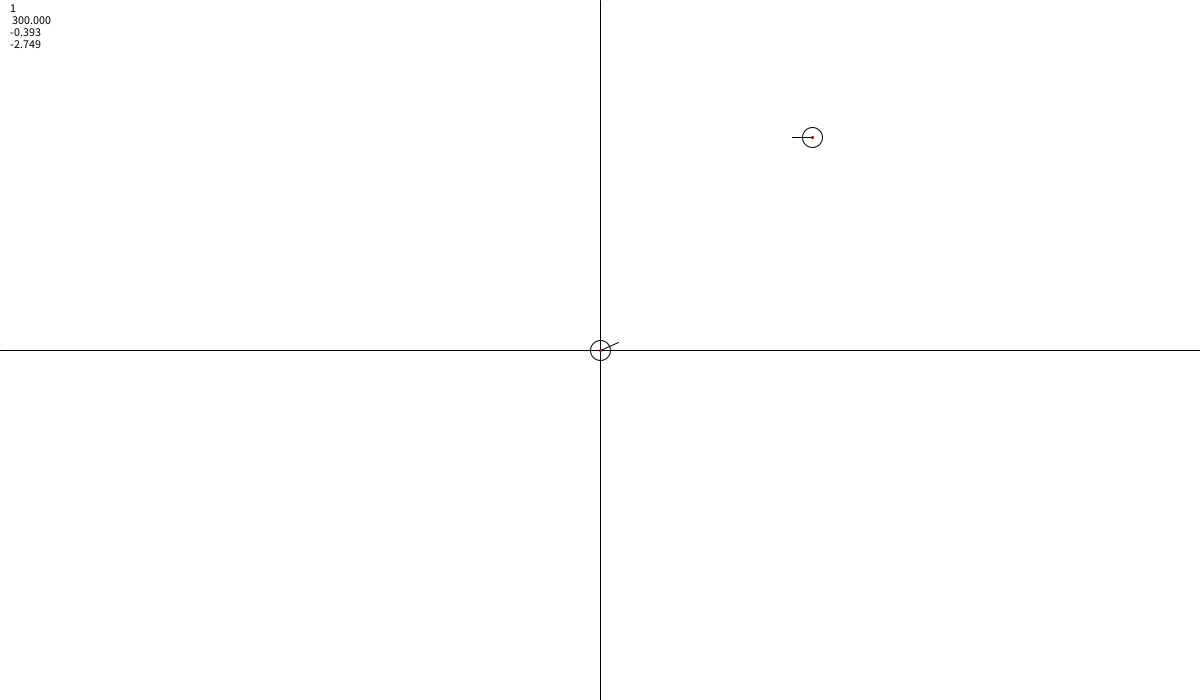
Frame 1 (no input)
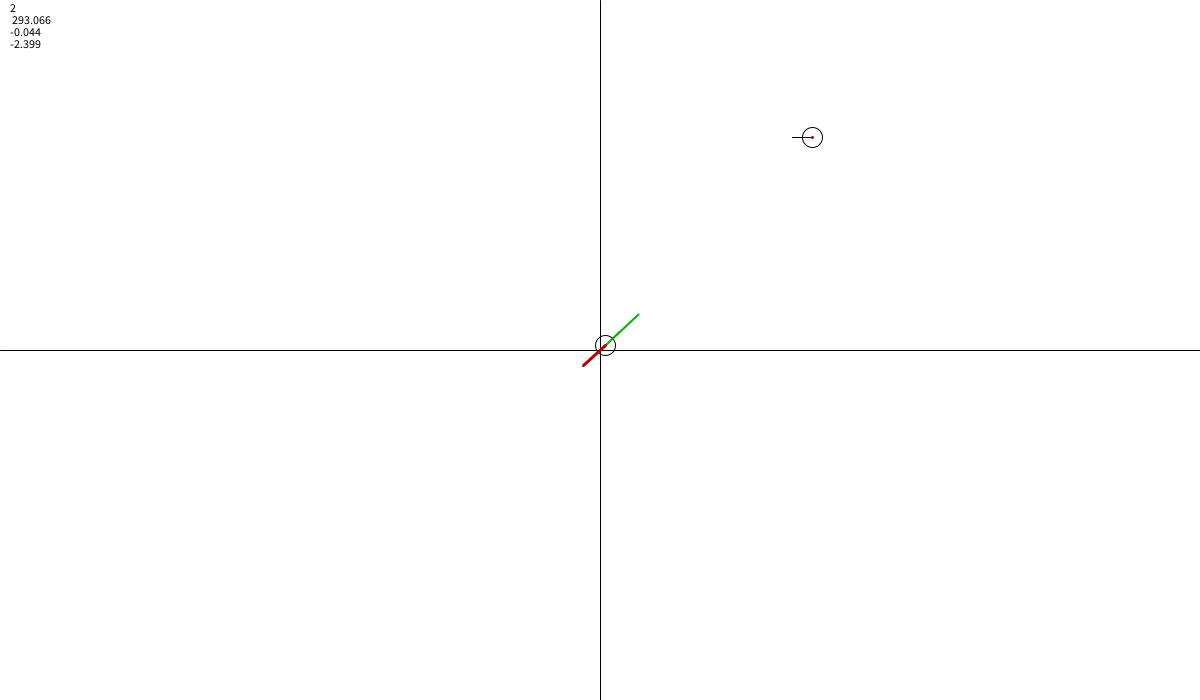
Frame 60 (the mouse pressed at the canvas centre just before this capture)
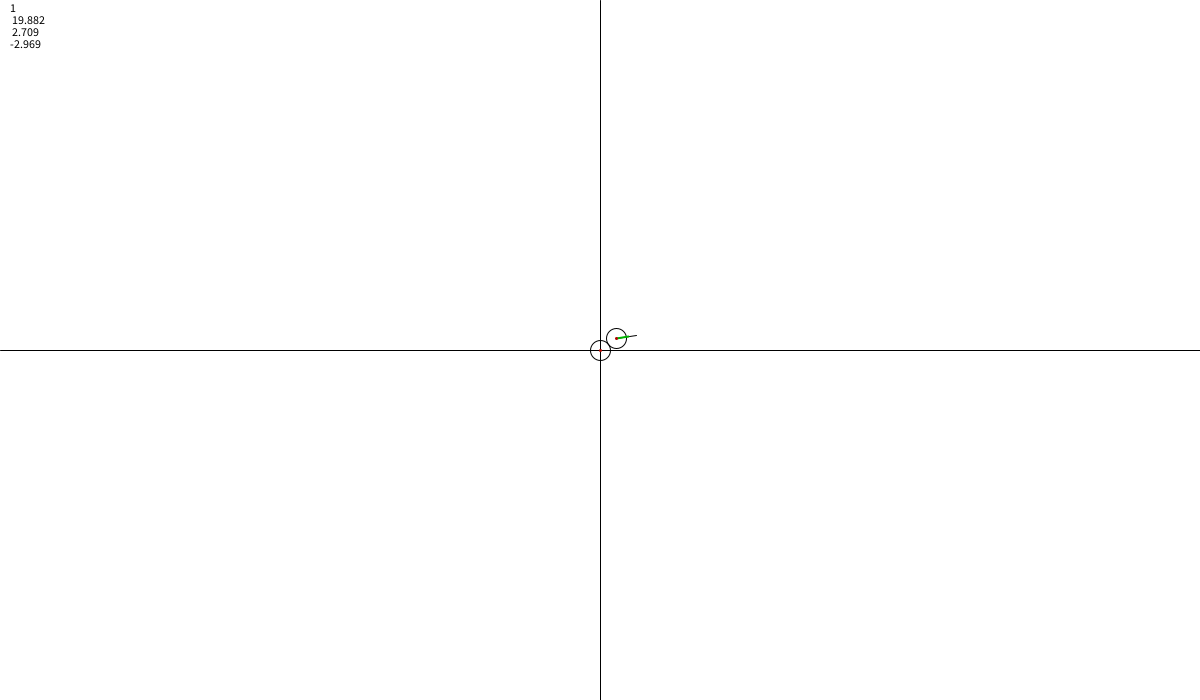
Frame 120 (the mouse held since frame 60 and released just before this capture)

The Processing sketch that drew these frames (run headless with seeded random() and noise(); from frame 60 on, the mouse is pressed at the canvas centre):

// Processing sketch: station_keeping
// ── station_keeping.pde
Polar craftPos;
Polar craftVel;
Polar goalPos;
Polar goalVel;

int state; // 0 -> still, 1 -> rotating, 2 -> moving, 3 -> orienting.

float prevDistGoal = 1000;
float distThresh = 2;
float stillThresh = 5;
float dirThresh = 0.05;

void setup() {
  size(1200, 700);
  craftPos = new Polar(0, 0);
  craftVel = new Polar(PI/8, 0);
  goalPos = new Polar(PI/4, 300);
  goalVel = new Polar(PI, 0);
  state = 0;
}

void draw() {
  background(255);
  stroke(0);
  strokeWeight(1);
  // co-ordinates
  line(width/2, 0, width/2, height);
  line(0, height/2, width, height/2);
  
  float dirToGoal = normalisePsi(craftVel.psi - (goalPos.minus(craftPos)).psi);
  float dirToOrientation = normalisePsi(craftVel.psi - goalVel.psi);
  float distToGoal = goalPos.minus(craftPos).mag;
   
  if (state == 0){ // still
    print("still");
    if (abs(distToGoal) > stillThresh) {
      state = 1;
    }
  }
  
  if (state == 1) {            // rotating
    print("rotating ... ");
    if (abs(dirToGoal) < dirThresh){
      print("going to moving state ...");
      state = 2;
    } else {
      if (dirToGoal > 0){
        craftVel = new Polar(craftVel.psi - 0.01, craftVel.mag);
      } else {
        craftVel = new Polar(craftVel.psi + 0.01, craftVel.mag);
      }
    }
  } 
  
  float craftThrust = 0f;
  if (state == 2) {     // moving
    if (distToGoal > prevDistGoal) {
      state = 1;
    } else if (abs(distToGoal) < distThresh) {
      state = 3;
    } else {
      craftThrust = 0.0001*distToGoal;
    }
  }
  
  if (state == 3){
    if (abs(dirToOrientation) < dirThresh){
      state = 0;
    } else {
      if (dirToOrientation > 0){
        craftVel = new Polar(craftVel.psi - 0.01, craftVel.mag);
      } else {
        craftVel = new Polar(craftVel.psi + 0.01, craftVel.mag);
      }
    }
  }
      
  prevDistGoal = distToGoal;


  //goal
  posAndVel(goalPos, goalVel, 0);

  // craft
  posAndVel(craftPos, craftVel, craftThrust);
  
  // debug
  fill(0);
  text(state, 10,12);
  text(distToGoal, 10, 24);
  text(dirToGoal, 10, 36);
  text(dirToOrientation, 10, 48);

  craftVel.mag += craftThrust; // thrust
  craftVel.mag -= 0.1*craftVel.mag*craftVel.mag; // drag
  craftPos = craftPos.plus(craftVel);
  goalPos = goalPos.plus(goalVel);
}

void mousePressed(){
  goalPos = fromCartesian(mouseX-width/2, -1*(mouseY-height/2));
}

void keyPressed(){
  if (keyCode == UP)
    goalVel.psi = PI/2;
  if (keyCode == LEFT)
    goalVel.psi = PI;
  if (keyCode == RIGHT)
    goalVel.psi = 0;
  if (keyCode == DOWN)
    goalVel.psi = 3*(PI/2);
}

// ── Polar.pde
class Polar {
  float psi;
  float mag;

  // you can't create a malformed Polar, if you give values outside the bounds, you get adjust back into bounds
  // this, combined with the fact that all operations create new Polars, keeps us in line.
  Polar(float psi, float mag) {
    this.psi = psi;
    this.mag = mag;
    if (this.mag < 0){
      this.psi = (this.psi - PI);
      this.mag = abs(this.mag);
    }
    this.psi = normalisePsi(this.psi);
  }

  PVector toCartesian() {
    return new PVector(getX(), getY());
  }

  float getX() {
    return width/2 + mag*cos(psi);
  }

  float getY() {
    return height/2 - mag*sin(psi);
  }

  Polar plus(Polar other) {
    return new Polar( this.psi + atan2(other.mag*sin(other.psi - this.psi), this.mag + other.mag*cos(other.psi-this.psi))
      , sqrt(other.mag*other.mag + this.mag*this.mag + 2*this.mag*other.mag*cos(other.psi-this.psi))
      );
  }
  
  Polar minus(Polar other) {
    return this.plus(other.mult(-1));
  }

  Polar mult(float amt) {
    return new Polar(this.psi, this.mag*amt);
  }
}

// ── utils.pde
void pline(Polar start, Polar end) {
  line(start.getX(), start.getY(), end.getX(), end.getY());
}

void pcircle(Polar center, float size) {
  circle(center.getX(), center.getY(), size);
}

void posAndVel(Polar pos, Polar vel, float thrust) {
  noFill();
  strokeWeight(1);
  stroke(0);
  pcircle(pos, 20);
  // black for the indication
  stroke(0);
  strokeWeight(1);
  pline(pos, pos.plus(new Polar(vel.psi, 20)));
  // mag part in green
  stroke(0, 180, 0);
  strokeWeight(2);
  pline(pos, pos.plus(vel.mult(100)));
  //trust
  stroke(180, 0, 0);
  strokeWeight(3);
  pline(pos, pos.plus(new Polar(vel.psi+ PI, thrust*1000)));
}

Polar fromCartesian(float x, float y){
  return new Polar(atan2(y,x), sqrt(x*x+y*y));
}

float normalisePsi(float psi){
   if (psi > PI){
      return psi - TWO_PI;
    }
    if (psi < -1*PI){
      return psi + TWO_PI;
    }
    return psi;
}

float unitisePsi(float psi){
   if (psi > 0){
     return 1;
   } else { 
     return -1;
   }
}
